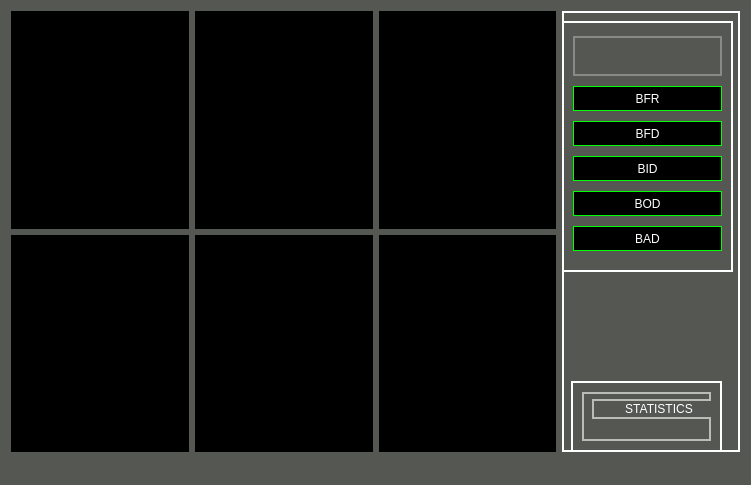
<?xml version="1.0" encoding="UTF-8"?>
<ui version="4.0">
 <class>MainWindow</class>
 <widget class="QMainWindow" name="MainWindow">
  <property name="geometry">
   <rect>
    <x>0</x>
    <y>0</y>
    <width>751</width>
    <height>485</height>
   </rect>
  </property>
  <property name="windowTitle">
   <string>MainWindow</string>
  </property>
  <property name="styleSheet">
   <string notr="true">background-color: rgb(211, 215, 207);
background-color: rgb(85, 87, 83);
</string>
  </property>
  <widget class="QWidget" name="centralWidget">
   <layout class="QGridLayout" name="gridLayout">
    <item row="0" column="2">
     <widget class="CustomLabel" name="label_3">
      <property name="sizePolicy">
       <sizepolicy hsizetype="Maximum" vsizetype="Maximum">
        <horstretch>0</horstretch>
        <verstretch>0</verstretch>
       </sizepolicy>
      </property>
      <property name="maximumSize">
       <size>
        <width>380</width>
        <height>300</height>
       </size>
      </property>
      <property name="styleSheet">
       <string notr="true">background-color: rgb(85, 87, 83);
background-color: rgb(0, 0, 0);</string>
      </property>
      <property name="frameShape">
       <enum>QFrame::Panel</enum>
      </property>
      <property name="text">
       <string>NO SIGNAL</string>
      </property>
      <property name="alignment">
       <set>Qt::AlignCenter</set>
      </property>
     </widget>
    </item>
    <item row="1" column="1">
     <widget class="CustomLabel" name="label_5">
      <property name="sizePolicy">
       <sizepolicy hsizetype="Maximum" vsizetype="Maximum">
        <horstretch>0</horstretch>
        <verstretch>0</verstretch>
       </sizepolicy>
      </property>
      <property name="maximumSize">
       <size>
        <width>380</width>
        <height>300</height>
       </size>
      </property>
      <property name="styleSheet">
       <string notr="true">background-color: rgb(85, 87, 83);
background-color: rgb(0, 0, 0);</string>
      </property>
      <property name="frameShape">
       <enum>QFrame::Panel</enum>
      </property>
      <property name="text">
       <string>NO SIGNAL</string>
      </property>
      <property name="alignment">
       <set>Qt::AlignCenter</set>
      </property>
     </widget>
    </item>
    <item row="1" column="2">
     <widget class="CustomLabel" name="label_6">
      <property name="sizePolicy">
       <sizepolicy hsizetype="Maximum" vsizetype="Maximum">
        <horstretch>0</horstretch>
        <verstretch>0</verstretch>
       </sizepolicy>
      </property>
      <property name="maximumSize">
       <size>
        <width>380</width>
        <height>300</height>
       </size>
      </property>
      <property name="styleSheet">
       <string notr="true">background-color: rgb(85, 87, 83);
background-color: rgb(0, 0, 0);</string>
      </property>
      <property name="frameShape">
       <enum>QFrame::WinPanel</enum>
      </property>
      <property name="text">
       <string>NO SIGNAL</string>
      </property>
      <property name="alignment">
       <set>Qt::AlignCenter</set>
      </property>
     </widget>
    </item>
    <item row="1" column="0">
     <widget class="CustomLabel" name="label_4">
      <property name="sizePolicy">
       <sizepolicy hsizetype="Maximum" vsizetype="Maximum">
        <horstretch>0</horstretch>
        <verstretch>0</verstretch>
       </sizepolicy>
      </property>
      <property name="maximumSize">
       <size>
        <width>380</width>
        <height>300</height>
       </size>
      </property>
      <property name="styleSheet">
       <string notr="true">background-color: rgb(0, 0 0);
background-color: rgb(0, 0, 0);</string>
      </property>
      <property name="frameShape">
       <enum>QFrame::Panel</enum>
      </property>
      <property name="text">
       <string>NO SIGNAL</string>
      </property>
      <property name="alignment">
       <set>Qt::AlignCenter</set>
      </property>
     </widget>
    </item>
    <item row="0" column="1">
     <widget class="CustomLabel" name="label_2">
      <property name="sizePolicy">
       <sizepolicy hsizetype="Maximum" vsizetype="Maximum">
        <horstretch>0</horstretch>
        <verstretch>0</verstretch>
       </sizepolicy>
      </property>
      <property name="maximumSize">
       <size>
        <width>380</width>
        <height>300</height>
       </size>
      </property>
      <property name="styleSheet">
       <string notr="true">background-color: rgb(0, 0, 0);
</string>
      </property>
      <property name="frameShape">
       <enum>QFrame::Panel</enum>
      </property>
      <property name="text">
       <string>NO SIGNAL</string>
      </property>
      <property name="alignment">
       <set>Qt::AlignCenter</set>
      </property>
     </widget>
    </item>
    <item row="0" column="0">
     <widget class="CustomLabel" name="label">
      <property name="sizePolicy">
       <sizepolicy hsizetype="Maximum" vsizetype="Maximum">
        <horstretch>0</horstretch>
        <verstretch>0</verstretch>
       </sizepolicy>
      </property>
      <property name="maximumSize">
       <size>
        <width>380</width>
        <height>300</height>
       </size>
      </property>
      <property name="styleSheet">
       <string notr="true">background-color: rgb(85, 87, 83);
background-color: rgb(0, 0, 0);</string>
      </property>
      <property name="frameShape">
       <enum>QFrame::Panel</enum>
      </property>
      <property name="text">
       <string>NO SIGNAL</string>
      </property>
      <property name="alignment">
       <set>Qt::AlignCenter</set>
      </property>
     </widget>
    </item>
    <item row="0" column="3" rowspan="2">
     <widget class="QFrame" name="frame">
      <property name="maximumSize">
       <size>
        <width>380</width>
        <height>16777215</height>
       </size>
      </property>
      <property name="styleSheet">
       <string notr="true">border-color: rgb(238, 238, 236);
border:2px solid rgb(255,255,255);</string>
      </property>
      <property name="frameShape">
       <enum>QFrame::StyledPanel</enum>
      </property>
      <property name="frameShadow">
       <enum>QFrame::Raised</enum>
      </property>
      <widget class="QWidget" name="verticalLayoutWidget">
       <property name="geometry">
        <rect>
         <x>0</x>
         <y>10</y>
         <width>171</width>
         <height>251</height>
        </rect>
       </property>
       <layout class="QVBoxLayout" name="verticalLayout">
        <item>
         <widget class="QPushButton" name="pushButton_6">
          <property name="minimumSize">
           <size>
            <width>0</width>
            <height>40</height>
           </size>
          </property>
          <property name="styleSheet">
           <string notr="true">border-color: rgb(136, 138, 133);</string>
          </property>
          <property name="text">
           <string/>
          </property>
         </widget>
        </item>
        <item>
         <widget class="QPushButton" name="pushButton_2">
          <property name="minimumSize">
           <size>
            <width>0</width>
            <height>25</height>
           </size>
          </property>
          <property name="styleSheet">
           <string notr="true">background-color: rgb(0, 0, 0);
border: 1px solid lime;
color: rgb(255, 255, 255);

</string>
          </property>
          <property name="text">
           <string>BFR</string>
          </property>
         </widget>
        </item>
        <item>
         <widget class="QPushButton" name="pushButton_3">
          <property name="minimumSize">
           <size>
            <width>0</width>
            <height>25</height>
           </size>
          </property>
          <property name="styleSheet">
           <string notr="true">background-color: rgb(0, 0, 0);
border: 1px solid lime;
color: rgb(255, 255, 255);

</string>
          </property>
          <property name="text">
           <string>BFD</string>
          </property>
         </widget>
        </item>
        <item>
         <widget class="QPushButton" name="pushButton">
          <property name="minimumSize">
           <size>
            <width>0</width>
            <height>25</height>
           </size>
          </property>
          <property name="styleSheet">
           <string notr="true">background-color: rgb(0, 0, 0);
border: 1px solid lime;
color: rgb(255, 255, 255);

</string>
          </property>
          <property name="text">
           <string>BID</string>
          </property>
         </widget>
        </item>
        <item>
         <widget class="QPushButton" name="pushButton_4">
          <property name="minimumSize">
           <size>
            <width>0</width>
            <height>25</height>
           </size>
          </property>
          <property name="styleSheet">
           <string notr="true">background-color: rgb(0, 0, 0);
border: 1px solid lime;
color: rgb(255, 255, 255);

</string>
          </property>
          <property name="text">
           <string>BOD</string>
          </property>
         </widget>
        </item>
        <item>
         <widget class="QPushButton" name="pushButton_5">
          <property name="minimumSize">
           <size>
            <width>0</width>
            <height>25</height>
           </size>
          </property>
          <property name="styleSheet">
           <string notr="true">background-color: rgb(0, 0, 0);
border: 1px solid lime;
color: rgb(255, 255, 255);

</string>
          </property>
          <property name="text">
           <string>BAD</string>
          </property>
         </widget>
        </item>
       </layout>
      </widget>
      <widget class="QWidget" name="horizontalLayoutWidget">
       <property name="geometry">
        <rect>
         <x>9</x>
         <y>370</y>
         <width>151</width>
         <height>71</height>
        </rect>
       </property>
       <layout class="QHBoxLayout" name="horizontalLayout">
        <item>
         <widget class="QFrame" name="frame_2">
          <property name="styleSheet">
           <string notr="true">border-color: rgb(186, 189, 182);</string>
          </property>
          <property name="frameShape">
           <enum>QFrame::StyledPanel</enum>
          </property>
          <property name="frameShadow">
           <enum>QFrame::Raised</enum>
          </property>
          <widget class="QLabel" name="label_7">
           <property name="geometry">
            <rect>
             <x>10</x>
             <y>7</y>
             <width>131</width>
             <height>20</height>
            </rect>
           </property>
           <property name="styleSheet">
            <string notr="true">color: rgb(255, 255, 255);</string>
           </property>
           <property name="frameShape">
            <enum>QFrame::Box</enum>
           </property>
           <property name="text">
            <string>&lt;html&gt;&lt;head/&gt;&lt;body&gt;&lt;p align=&quot;center&quot;&gt;STATISTICS&lt;/p&gt;&lt;/body&gt;&lt;/html&gt;</string>
           </property>
          </widget>
          <widget class="QLabel" name="label_8">
           <property name="geometry">
            <rect>
             <x>20</x>
             <y>50</y>
             <width>51</width>
             <height>21</height>
            </rect>
           </property>
           <property name="styleSheet">
            <string notr="true">color: rgb(255, 255, 255);</string>
           </property>
           <property name="text">
            <string>FPS :</string>
           </property>
          </widget>
          <widget class="QLabel" name="label_9">
           <property name="geometry">
            <rect>
             <x>80</x>
             <y>50</y>
             <width>61</width>
             <height>21</height>
            </rect>
           </property>
           <property name="styleSheet">
            <string notr="true">color: rgb(238, 238, 236);
background-color: rgb(0, 0, 0);</string>
           </property>
           <property name="frameShape">
            <enum>QFrame::Box</enum>
           </property>
           <property name="text">
            <string/>
           </property>
          </widget>
         </widget>
        </item>
       </layout>
      </widget>
     </widget>
    </item>
   </layout>
  </widget>
  <widget class="QStatusBar" name="statusBar"/>
 </widget>
 <layoutdefault spacing="6" margin="11"/>
 <customwidgets>
  <customwidget>
   <class>CustomLabel</class>
   <extends>QLabel</extends>
   <header location="global">my_label.h</header>
  </customwidget>
 </customwidgets>
 <resources/>
 <connections/>
</ui>
